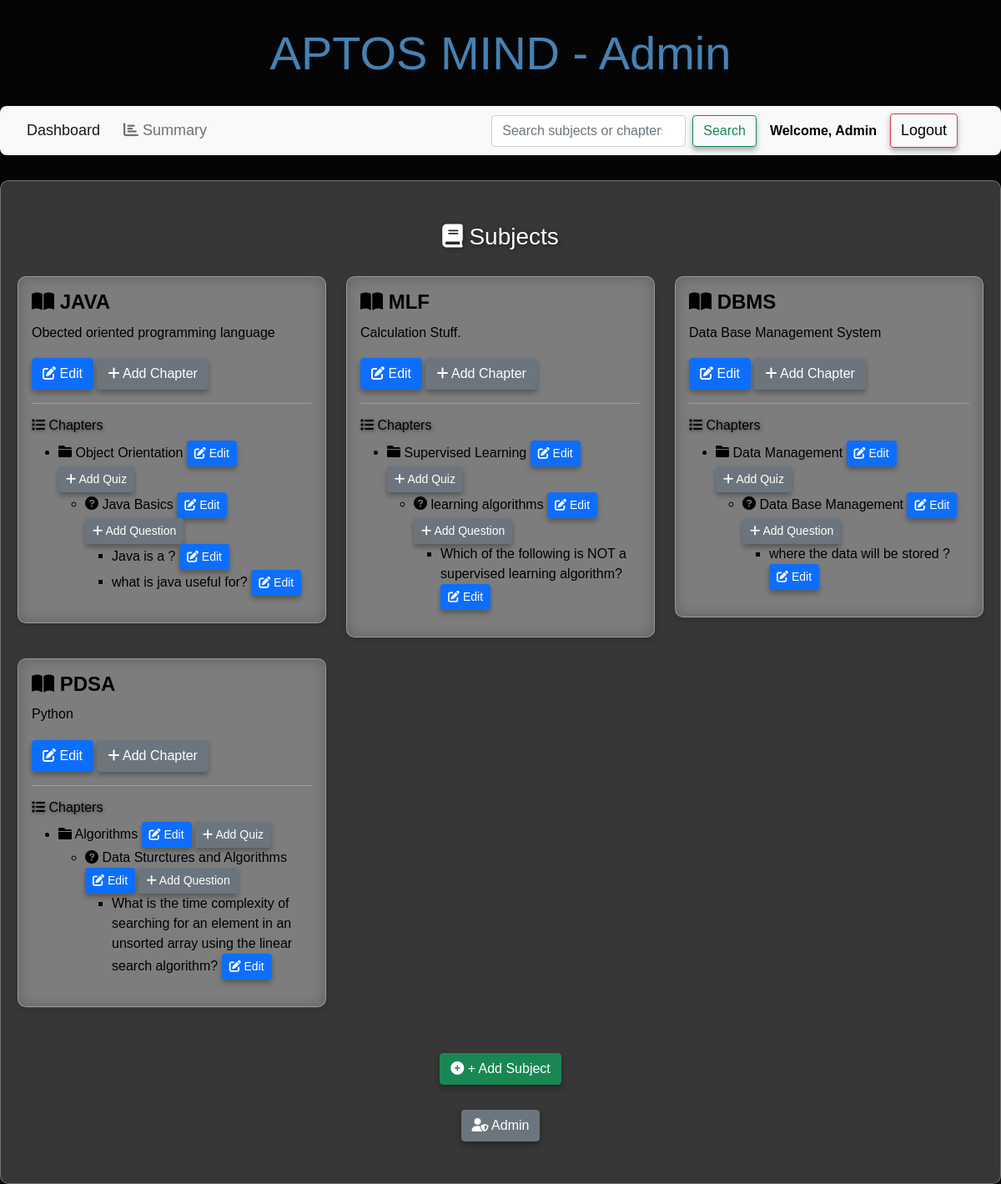
/admin/JAVA, run on the app's committed database.
### backend/models.py (models this page shows)
class Subject(db.Model):
    __tablename__ = "subject"
    id = db.Column(db.Integer, primary_key=True)
    name = db.Column(db.String, nullable=False)
    description = db.Column(db.String, nullable=True)
    chapters = db.relationship("Chapter", cascade="all,delete", backref="subject", lazy=True)

class Chapter(db.Model):
    __tablename__ = "chapter"
    id = db.Column(db.Integer, primary_key=True)
    name = db.Column(db.String, nullable=False)
    description = db.Column(db.String, nullable=True)
    subject_id = db.Column(db.Integer, db.ForeignKey("subject.id"), nullable=False)
    quizzes = db.relationship("Quiz", cascade="all,delete", backref="chapter", lazy=True)

class Quiz(db.Model):
    __tablename__ = "quiz"
    id = db.Column(db.Integer, primary_key=True)
    name = db.Column(db.String, nullable=False)
    date_of_quiz = db.Column(db.String, nullable=False)
    time_duration = db.Column(db.String, nullable=False)
    chapter_id = db.Column(db.Integer, db.ForeignKey("chapter.id"), nullable=False)
    questions = db.relationship("Question", cascade="all,delete", backref="quiz", lazy=True)
    scores = db.relationship("Score", cascade="all,delete", backref="quiz", lazy=True)

class Question(db.Model):
    __tablename__ = "question"
    id = db.Column(db.Integer, primary_key=True)
    question_statement = db.Column(db.String, nullable=False)
    option1 = db.Column(db.String, nullable=False)
    option2 = db.Column(db.String, nullable=False)
    option3 = db.Column(db.String, nullable=False)
    option4 = db.Column(db.String, nullable=False)
    correct_option = db.Column(db.String, nullable=False)
    quiz_id = db.Column(db.Integer, db.ForeignKey("quiz.id"), nullable=False)

### backend/controllers.py (the view)
@app.route("/admin/<name>")
def admin_dashboard(name):
    subjects = Subject.query.all()
    user = User_Info.query.filter_by(email=name).first()  # Fetch the user object
    return render_template("admin_dashboard.html", name=name, subjects=subjects, user=user)

### templates/admin_dashboard.html (shortened to what this page needs)
{% extends "admin_layout.html" %}
{% block content %}
<body class="dashboard-page">
    <video class="video-background" autoplay loop muted>
        <source src="{{ url_for('static', filename='videos/ls.mp4') }}" type="video/mp4">
    </video>
    <div class="overlay"></div>
    <div class="container glass-card mt-4">
        <h3 class="center" style="color: white;">
            <i class="fas fa-book"></i> Subjects
        </h3>
        {% if subjects %}
            <div class="row">
                {% for subject in subjects %}
                    <div class="col-md-4">
                        <div class="card glass-card">
                            <div class="card-body">
                                <h5 class="card-title" style="color: black;">
                                    <i class="fas fa-book-open"></i> {{ subject.name }}
                                </h5>
                                <p class="card-text" style="color: black;">{{ subject.description }}</p>
                                <a href="/edit_subject/{{subject.id}}/{{name}}" class="btn btn-primary">
                                    <i class="fas fa-edit"></i> Edit
                                </a>
                                <a href="/add_chapter/{{subject.id}}/{{name}}" class="btn btn-secondary">
                                    <i class="fas fa-plus"></i> Add Chapter
                                </a>
                                {% if subject.chapters %}
                                    <hr>
                                    <h6 style="color: black;">
                                        <i class="fas fa-list"></i> Chapters
                                    </h6>
                                    <ul>
                                        {% for chapter in subject.chapters %}
                                            <li style="color: black;">
                                                <i class="fas fa-folder"></i> {{ chapter.name }}
                                                <a href="/edit_chapter/{{chapter.id}}/{{name}}" class="btn btn-sm btn-primary">
                                                    <i class="fas fa-edit"></i> Edit
                                                </a>
                                                <a href="/add_quiz/{{chapter.id}}/{{name}}" class="btn btn-sm btn-secondary">
                                                    <i class="fas fa-plus"></i> Add Quiz
                                                </a>
                                                {% if chapter.quizzes %}
                                                    <ul>
                                                        {% for quiz in chapter.quizzes %}
                                                            <li style="color: black;">
                                                                <i class="fas fa-question-circle"></i> {{ quiz.name }}
                                                                <a href="/edit_quiz/{{quiz.id}}/{{name}}" class="btn btn-sm btn-primary">
                                                                    <i class="fas fa-edit"></i> Edit
                                                                </a>
                                                                <a href="/add_question/{{quiz.id}}/{{name}}" class="btn btn-sm btn-secondary">
                                                                    <i class="fas fa-plus"></i> Add Question
                                                                </a>
                                                                {% if quiz.questions %}
                                                                    <ul>
                                                                        {% for question in quiz.questions %}
                                                                            <li style="color: black;">
                                                                                {{ question.question_statement }}
                                                                                <a href="/edit_question/{{question.id}}/{{name}}" class="btn btn-sm btn-primary">
                                                                                    <i class="fas fa-edit"></i> Edit
                                                                                </a>
                                                                            </li>
                                                                        {% endfor %}
                                                                    </ul>
                                                                {% endif %}
                                                            </li>
                                                        {% endfor %}
                                                    </ul>
                                                {% endif %}
                                            </li>
                                        {% endfor %}
                                    </ul>
                                {% endif %}
                            </div>
                        </div>
                    </div>
                {% endfor %}
            </div>
        {% else %}
            <h4 class="center" style="color: black;">
                <i class="fas fa-exclamation-circle"></i> No subjects available. Add a subject to get started.
            </h4>
        {% endif %}
        <div class="center">
            <a href="/add_subject/{{name}}" class="btn btn-success">
                <i class="fas fa-plus-circle"></i> + Add Subject
            </a>
        </div>
        <div class="center">
            <a href="/admin_dashboard" class="btn btn-secondary">
                <i class="fas fa-user-shield"></i> Admin
            </a>
        </div>
    </div>
</body>
{% endblock %}

### static/styles/main.css (style rules this page uses)
body { background: #add8e6; font-family: 'Poppins', sans-serif; color: #0e3d49; margin: 0; padding: 0; }
body.welcome-page, body.login-page, body.signup-page { background: #141414; color: #ffffff; }
.container { max-width: 1200px; margin: 0 auto; padding: 20px; }
h1, h2, h3, h4, h5, h6 { color: #f4f7f8; font-family: 'Poppins', sans-serif; margin-bottom: 20px; text-shadow: 1px 1px 4px rgba(17, 17, 17, 0.6); }
p { line-height: 1.8; margin-bottom: 15px; font-size: 18px; }
.btn { display: inline-block; padding: 12px 25px; font-size: 16px; font-weight: bold; text-align: center; text-decoration: none; border-radius: 8px; transition: all 0.3s ease; cursor: pointer; box-shadow: 0 4px 6px rgba(0, 0, 0, 0.3); }
.btn-primary { background-color: #4caf50; color: #ffffff; border: none; }
.btn-secondary { background-color: #607d8b; color: #ffffff; border: none; }
.btn-success { background-color: #2196f3; color: #ffffff; border: none; }
.card { background-color: #1e1e2f; border: 1px solid #3a3a4b; border-radius: 10px; box-shadow: 0 6px 12px rgba(0, 0, 0, 0.5); margin-bottom: 25px; transition: transform 0.3s ease, box-shadow 0.3s ease; }
.card-body { padding: 25px; }
.card-title { font-size: 1.5rem; font-weight: bold; margin-bottom: 20px; color: #0a0909; text-shadow: none; }
.card-text { color: #151616; font-size: 16px; }
.center { text-align: center; margin: 30px 0; color: #ffffff; }

### templates/admin_layout.html (style rules this page uses)
body { margin: 0; padding: 0; font-family: 'Poppins', sans-serif; color: #000000; }
.video-background { position: fixed; top: 0; left: 0; width: 100%; height: 100%; object-fit: cover; z-index: -1; }
.overlay { position: fixed; top: 0; left: 0; width: 100%; height: 100%; background: rgba(0, 0, 0, 0.5); z-index: 0; }
.container { max-width: 1200px; margin: 0 auto; padding: 20px; position: relative; z-index: 1; }

### templates/admin_dashboard.html (style rules this page uses)
.video-background { position: fixed; top: 0; left: 0; width: 100%; height: 100%; object-fit: cover; z-index: -1; }
.overlay { position: fixed; top: 0; left: 0; width: 100%; height: 100%; background: rgba(0, 0, 0, 0.5); z-index: -1; }
.glass-card { background: rgba(255, 255, 255, 0.2); backdrop-filter: blur(10px); border: 1px solid rgba(255, 255, 255, 0.3); box-shadow: 0 4px 6px rgba(0, 0, 0, 0.1); border-radius: 10px; }

### data on the page
Subject: name "JAVA", description "Obected oriented programming language"
Chapter: name "Object Orientation"
Quiz: name "Java Basics"
Question: question_statement "Java is a ?"
Question: question_statement "what is java useful for?"
Subject: name "MLF", description "Calculation Stuff."
Chapter: name "Supervised Learning"
Quiz: name "learning algorithms"
Question: question_statement "Which of the following is NOT a supervised learning algorithm?"
Subject: name "DBMS", description "Data Base Management System"
Chapter: name "Data Management"
Quiz: name "Data Base Management"
Question: question_statement "where the data will be stored ?"
Subject: name "PDSA", description "Python"
Chapter: name "Algorithms"
Quiz: name "Data Sturctures and Algorithms"
Question: question_statement "What is the time complexity of searching for an element in an unsorted array using the linear search algorithm?"
